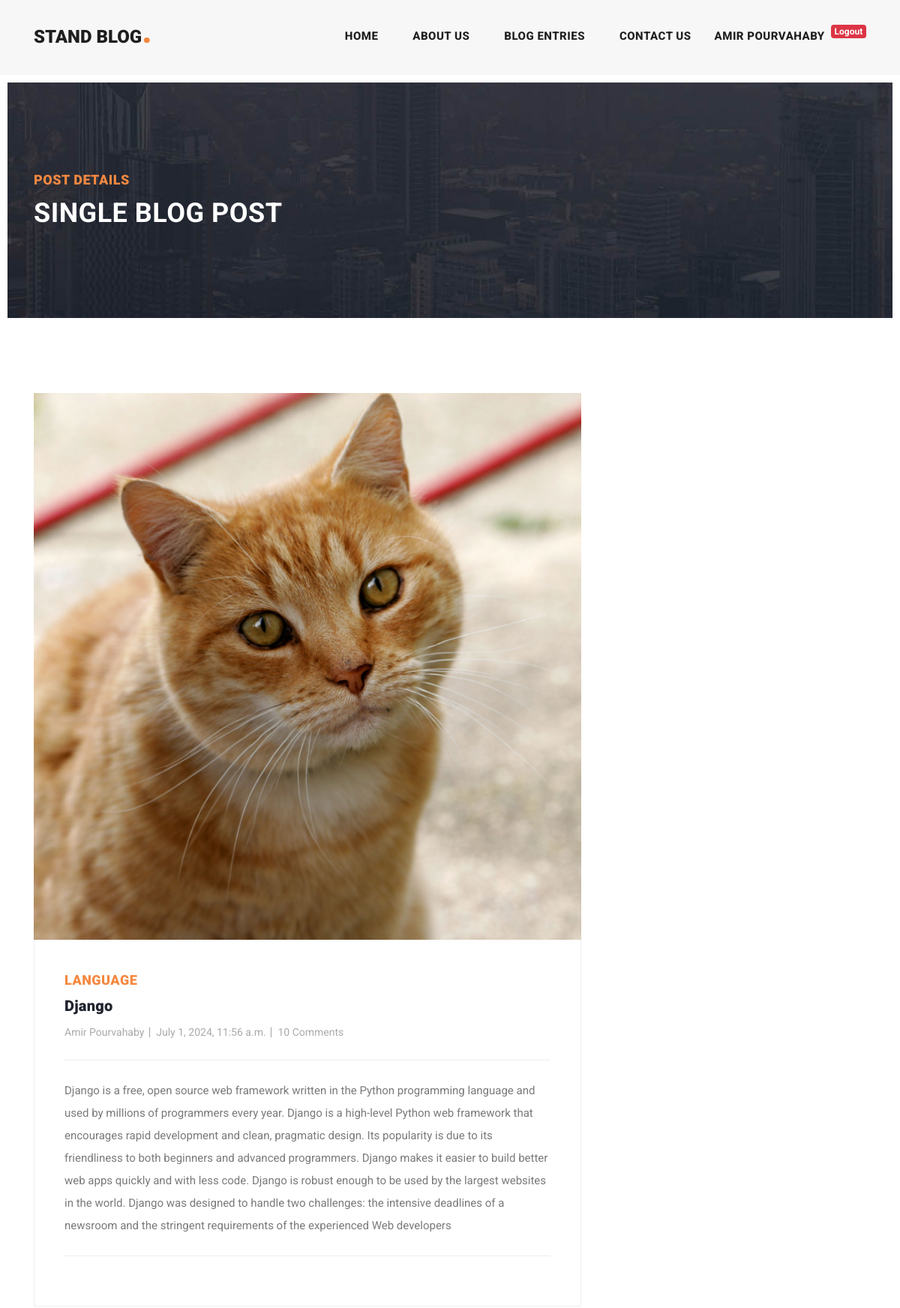
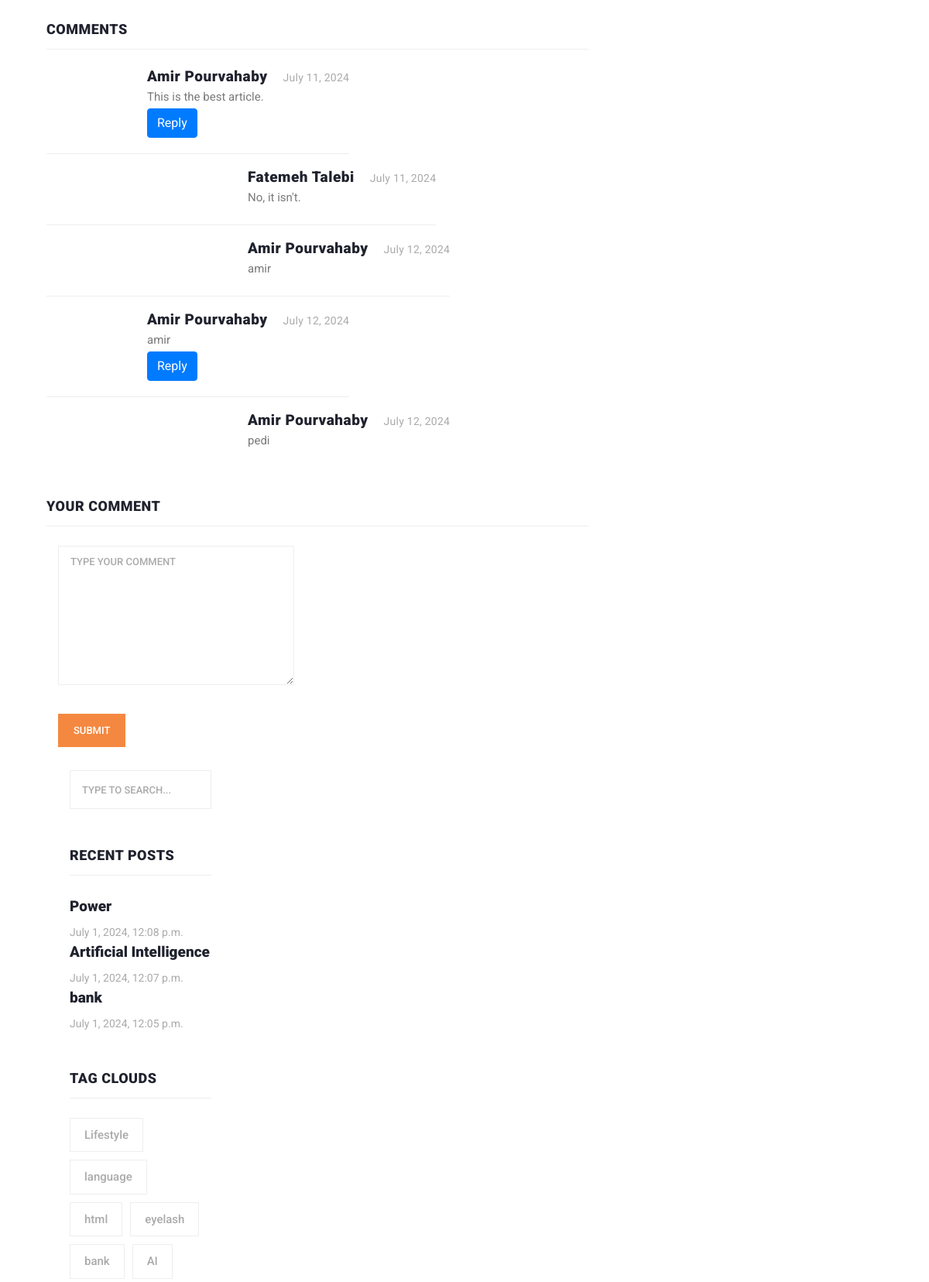
The app's page /post/details/django (signed in, upper part) with its own data (2 pictures, top to bottom).
### post/models.py (models this page shows, shortened)
class Article(models.Model):
    author = models.ForeignKey(User, on_delete=models.CASCADE, null=True)
    category = models.ManyToManyField(Category, related_name="articles")
    title = models.CharField(max_length=100)
    body = models.TextField()
    created_time = models.DateTimeField(auto_now_add=True)
    updated_time = models.DateTimeField(auto_now=True)
    image = models.ImageField(upload_to='images/post')
    slug = models.SlugField(null=True, unique=True)

class Category(models.Model):
    title = models.CharField(max_length=100)
    class Meta:
        verbose_name_plural = 'Categories'
    def __str__(self):
        return self.title

class Comment(models.Model):
    user = models.ForeignKey(User, on_delete=models.CASCADE, related_name='comment')
    article = models.ForeignKey(Article, on_delete=models.CASCADE, related_name='comment')
    parent = models.ForeignKey('self', null=True, blank=True, related_name='replies', on_delete=models.CASCADE)
    body = models.TextField()
    created_time = models.DateField(auto_now_add=True)

### post/views.py (the view)
# urls.py: path('details/<slug:slug>', views.post_details, name='details'),
def post_details(request, slug):
    articles = Article.objects.get(slug=slug)
    if request.method == 'POST':
        body = request.POST.get('body')
        parent_id = request.POST.get('parent_id')
        Comment.objects.create(user=request.user, article=articles, body=body, parent_id=parent_id)
    return render(request, 'post/post-details.html', context={'articles': articles})

### context_processors/context_processors.py (called while the page is built)
def user(request):
    user = User.objects.all()
    return {'user': user}

def sidebar(request):
    recent = Article.objects.order_by('-created_time')[:3]
    return {'recent': recent}

def categories(request):
    categories = Category.objects.all()
    return {'categories': categories}

### post/templates/post/post-details.html (shortened to what this page needs)
{% extends 'base.html' %}
{% load static %}
{% block content %}
    <body>
    <div class="heading-page header-text">
        <section class="page-heading">
            <div class="container">
                <div class="row">
                    <div class="col-lg-12">
                        <div class="text-content">
                            <h4>Post Details</h4>
                            <h2>Single blog post</h2>
                        </div>
                    </div>
                </div>
            </div>
        </section>
    </div>
    <section class="blog-posts grid-system">
        <div class="container">
            <div class="row">
                <div class="col-lg-8">
                    <div class="all-blog-posts">
                        <div class="row">
                            <div class="col-lg-12">
                                <div class="blog-post">
                                    <div class="blog-thumb">
                                        <img src="{{ articles.image.url }}" alt="">
                                    </div>
                                    <div class="down-content">
                                        <span>{{ articles.category.first }}</span>
                                        <a href="{{ article.get_absolute_url }}"><h4>{{ articles.title }}</h4></a>
                                        <ul class="post-info">
                                            <li><a href="#">{{ articles.author.get_full_name }}</a></li>
                                            <li><a href="#">{{ articles.created_time }}</a></li>
                                            <li><a href="#">10 Comments</a></li>
                                        </ul>
                                        <p>{{ articles.body }}</p>
                                        <div class="post-options">
                                            <div class="row">
                                                <div class="col-6">
                                                </div>
                                            </div>
                                        </div>
                                    </div>
                                    <div class="col-lg-12">
                                        <div class="sidebar-item comments">
                                            <div class="sidebar-heading">
                                                <h2>Comments</h2>
                                            </div>
                                            <div class="content">
                                                <ul>
                                                    {% for comment in articles.comment.all %}
                                                        {% if comment.parent == None %}
                                                            <li>
                                                                <div class="right-content">
                                                                    <h4>{{ comment.user.get_full_name }}<span>{{ comment.created_time }}</span>
                                                                    </h4>
                                                                    <p>{{ comment.body }}</p>
                                                                    <button onclick="set_value({{ comment.id }})" class="btn btn-primary">Reply</button>
                                                                </div>
                                                            </li>
                                                            {% for reply in comment.replies.all %}
                                                                <li class="replied">
                                                                    <div class="right-content">
                                                                        <h4>{{ reply.user.get_full_name }}<span>{{ reply.created_time }}</span>
                                                                        </h4>
                                                                        <p>{{ reply.body }}</p>
                                                                    </div>
                                                                </li>
                                                            {% endfor %}
                                                        {% endif %}
                                                    {% endfor %}
                                                </ul>
                                            </div>
                                        </div>
                                    </div>
                                    <div class="col-lg-12">
                                        {% if request.user.is_authenticated %}
                                            <div class="sidebar-item submit-comment">
                                                <div class="sidebar-heading">
                                                    <h2>Your comment</h2>
                                                </div>
                                                <div class="content">
                                                    <form id="comment" action="#" method="post">
                                                        <div class="row">
                                                            <div class="col-md-6 col-sm-12">
                                                                <div class="col-lg-12">
                                                                    <fieldset>
                                                            <textarea name="body" rows="6" id="message"
                                                                      placeholder="Type your comment"
                                                                      required=""></textarea>
                                                                    </fieldset>
                                                                </div>
                                                                <div class="col-lg-12">
                                                                    <fieldset>
                                                                        <button type="submit" id="form-submit"
                                                                                class="main-button">
                                                                            Submit
                                                                        </button>
                                                                    </fieldset>
                                                                </div>
                                                            </div>
                                                    </form>
                                                </div>
                                            </div>
                                        {% else %}
                                            <div class="down-content">
                                                <a href="{% url 'accounts:login' %}">Login To Send a Comment</a>
                                            </div>
                                        {% endif %}
                                    </div>
                                </div>
                            </div>
                        </div>
                    </div>
                    {% include 'includes/sidebar.html' %}
                </div>
            </div>
    </section>
{% endblock %}

### templates/base.html (shortened to what this page needs)
{% load static %}
<!DOCTYPE html>
<html lang="en">
  <head>
    <link href="{% static 'vendor/bootstrap/css/bootstrap.min.css' %}" rel="stylesheet">
    <link rel="stylesheet" href="{% static 'css/fontawesome.css' %}">
    <link rel="stylesheet" href="{% static 'css/templatemo-stand-blog.css' %}">
    <link rel="stylesheet" href="{% static 'css/owl.css' %}">
  </head>
<body>
<header class="">
    <nav class="navbar navbar-expand-lg">
        <div class="container">
            <a class="navbar-brand" href="{% url 'home:home' %}"><h2>Stand Blog<em>.</em></h2></a>
            <div class="collapse navbar-collapse" id="navbarResponsive">
                <ul class="navbar-nav ml-auto">
                    <li class="nav-item {% if request.resolver_match.url_name == 'home' %}active{% endif %}">
                        <a class="nav-link" href="{% url 'home:home' %}">Home
                        </a>
                    </li>
                    <li class="nav-item {% if request.resolver_match.url_name == 'about_us' %}active{% endif %}">
                        <a class="nav-link" href="about.html">About Us</a>
                    </li>
                    <li class="nav-item {% if request.resolver_match.url_name == 'all' %}active{% endif %}">
                        <a class="nav-link" href="{% url 'post:all' %}">Blog Entries</a>
                    </li>
                    <li class="nav-item {% if request.resolver_match.url_name == 'contact_us' %}active{% endif %}">
                        <a class="nav-link" href="{% url 'home:contact_us' %}">Contact Us</a>
                    </li>
                    {% if request.user.is_authenticated %}
                        <div class="d-flex">
                            <a class="nav-link" href="/">{{ request.user.first_name }} {{ request.user.last_name }}</a>
                            <a href="{% url 'accounts:logout' %}"><span class="badge badge-danger m-t-50">Logout</span></a>
                        </div>
                    {% else %}
                        <a class="nav-link" href="{% url 'accounts:login' %}">Login</a>
                    {% endif %}
                </ul>
            </div>
        </div>
    </nav>
</header>
{% block content %}
{% endblock %}
</body>
</html>

### templates/includes/sidebar.html
{% load static %}
<div class="col-lg-4">
    <div class="sidebar">
        <div class="row">
            <div class="col-lg-12">
                <div class="sidebar-item search">
                    <form id="search_form" name="gs" method="GET" action="{% url 'post:search' %}">
                        <input type="text" name="q" class="searchText" placeholder="type to search..."
                               autocomplete="on">
                    </form>
                </div>
            </div>
            <div class="col-lg-12">
                <div class="sidebar-item recent-posts">
                    <div class="sidebar-heading">
                        <h2>Recent Posts</h2>
                    </div>
                    {% for item in recent %}
                        <div class="content">
                            <ul>
                                <li><a href="{% url 'post:details' item.slug %}">
                                    <h5>{{ item.title }}</h5>
                                    <span>{{ item.created_time }}</span>
                                </a></li>
                            </ul>
                        </div>
                    {% endfor %}
                </div>
            </div>
            <div class="col-lg-12">
                <div class="sidebar-item tags">
                    <div class="sidebar-heading">
                        <h2>Tag Clouds</h2>
                    </div>
                    <div class="content">
                        <ul>
                            {% for item in categories %}
                                <li><a href="{% url 'post:categories' item.id %}">{{ item.title }}</a></li>
                            {% endfor %}
                        </ul>
                    </div>
                </div>
            </div>
        </div>
    </div>
</div>

### records on screen
Article: image (picture), category.first "LANGUAGE", title "Django", author.get_full_name "Amir Pourvahaby", created_time "July 1, 2024, 11:56 a.m.", body "Django is a free, open source web framework written in the Python programming language and used by millions of programmers every year. Django is a high-level Python web framework that encourages rapid development and clean, pragmatic design. Its popularity is due to its friendliness to both beginners and advanced programmers. Django makes it easier to build better web apps quickly and with less code. Django is robust enough to be used by the largest websites in the world. Django was designed to handle two challenges: the intensive deadlines of a newsroom and the stringent requirements of the experienced Web developers"
Comment: user.get_full_name "Amir Pourvahaby", created_time "July 11, 2024", body "This is the best article."
Comment: user.get_full_name "Fatemeh Talebi", created_time "July 11, 2024", body "No, it isn't."
Comment: user.get_full_name "Amir Pourvahaby", created_time "July 12, 2024", body "amir"
Comment: user.get_full_name "Amir Pourvahaby", created_time "July 12, 2024", body "amir"
Comment: user.get_full_name "Amir Pourvahaby", created_time "July 12, 2024", body "pedi"
Article: title "Power", created_time "July 1, 2024, 12:08 p.m."
Article: title "Artificial Intelligence", created_time "July 1, 2024, 12:07 p.m."
Article: title "bank", created_time "July 1, 2024, 12:05 p.m."
Category: title "Lifestyle"
Category: title "language"
Category: title "html"
Category: title "eyelash"
Category: title "bank"
Category: title "AI"

### other values on screen
{{ request.user.first_name }} "AMIR"
{{ request.user.last_name }} "POURVAHABY"
